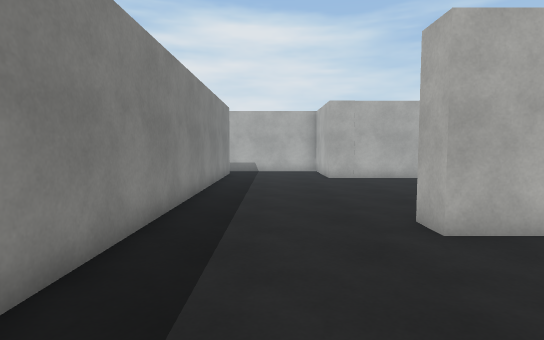
View 1 (above)

14 first-person views from a walk through a scene from a Unity 3-D project. The camera is 1.4 m above the floor, tilts 4° down and sees 80° across. The floor is counted in squares, 1 m on a side. Each view is taken from the middle of a square. On the plan, view 1 faces up. The plan holds only what a view shows up to about 15 squares ahead; the rest is blank. The place goes on beyond the plan. The player is left out. Surface patterns are stand-ins for the level's own textures.

View 2
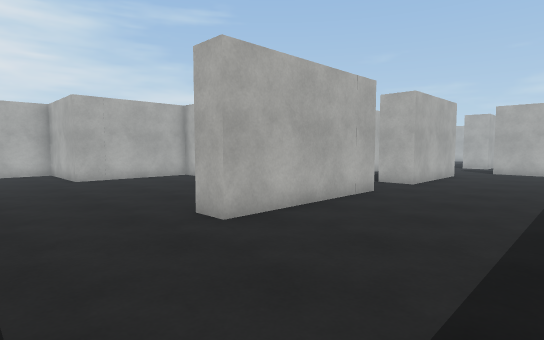

View 3
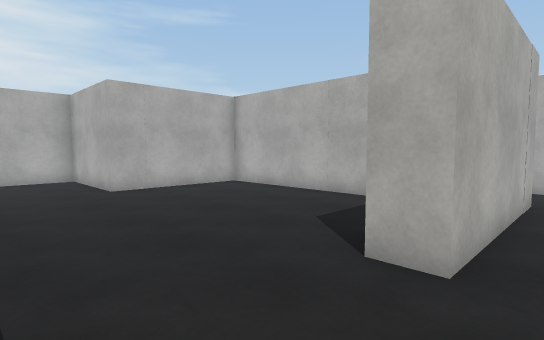

View 4
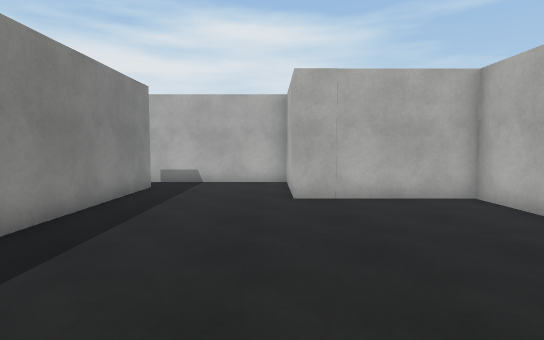

View 5
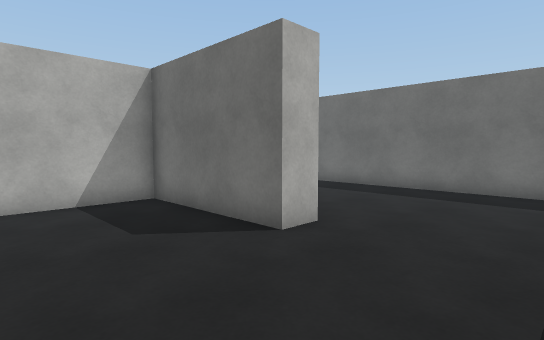

View 6
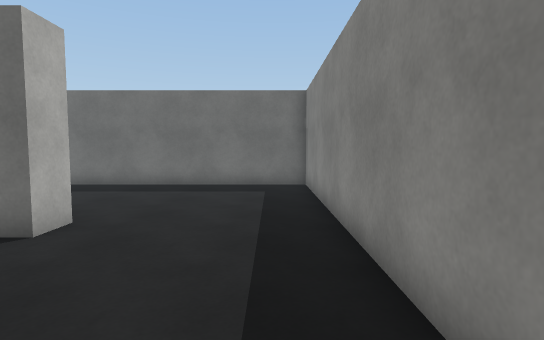

View 7
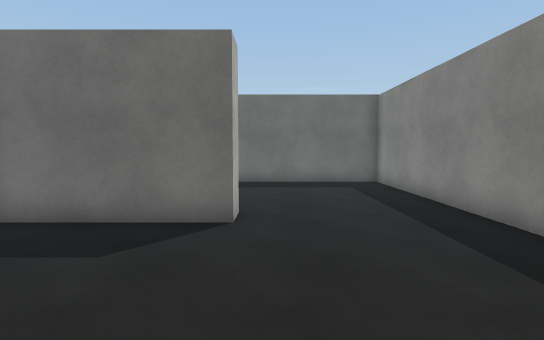

View 8
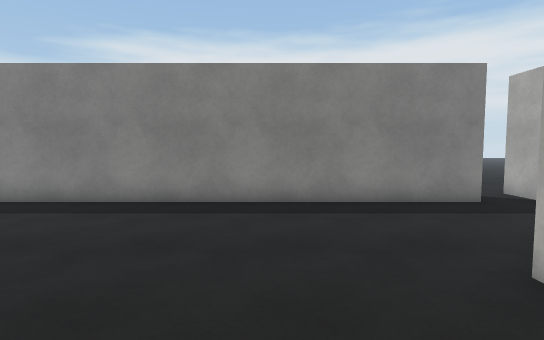

View 9
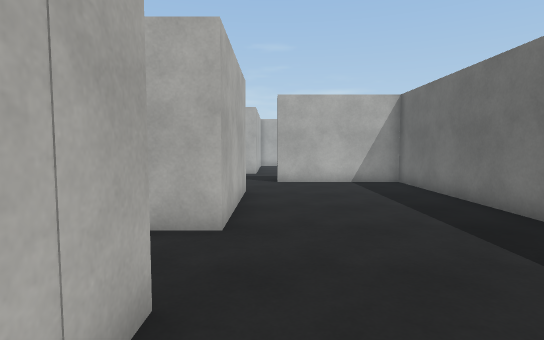

View 10
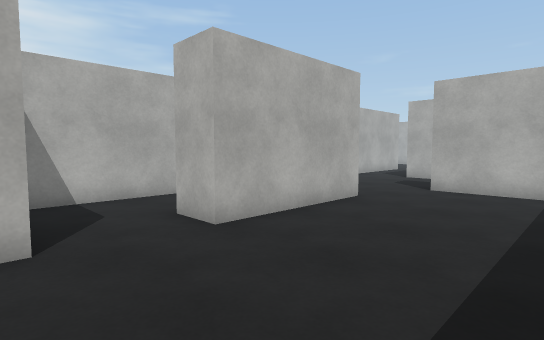

View 11
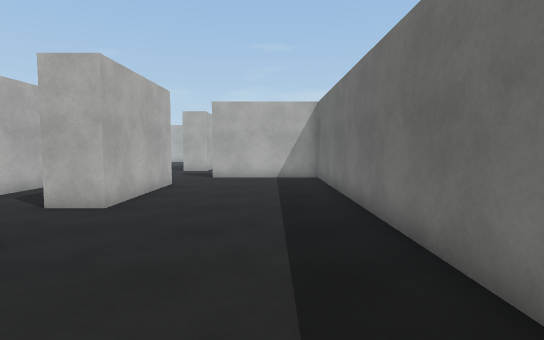

View 12
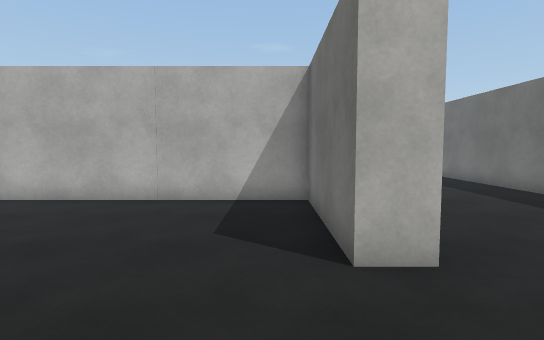

View 13
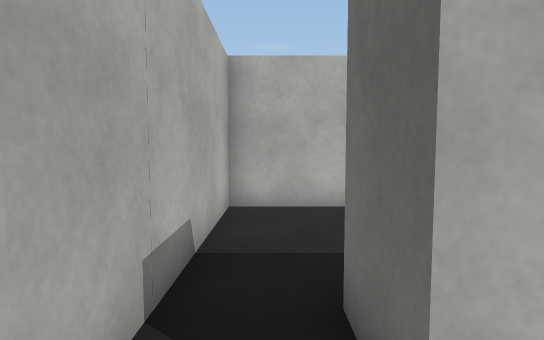

View 14
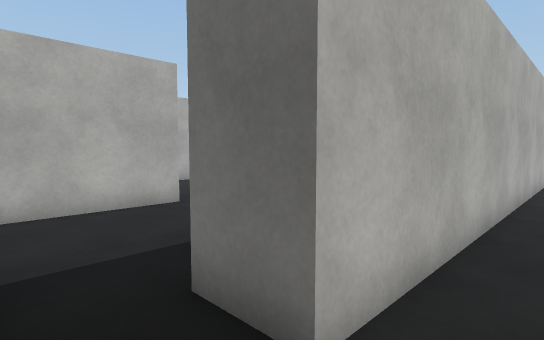

### Floor plan
Key: @ floor where view 1 was taken; # wall or solid block; . floor.
Columns run from 5 left of view 1 to 23 right of it. Each row starts with its distance up from view 1.
 19 .########
 18 . ......#
 17  ###....#
 16 .###....#
 15 .###....######
 14 .###.........#
 13 .###.........#
 12  ###.........#
 11  ###.........#
 10  ###.........#
  9  ###.........########
  8  ###.........# .....
  7  ###.........# ....      ...
  6  ###....###### ..#     .....#
  5  ###....#######..#####......#
  4    #....................#
  3    #....................#
  2    #....................#
  1    #....................#
  0    #.@..................#
 -1    ######################

Where each view was taken, in squares from view 1:
view 1: 0 up, 0 right, facing up
view 2: 0 up, 1 left, facing up-right
view 3: 4 up, 1 left, facing up-right
view 4: 6 up, 2 right, facing up
view 5: 10 up, 1 left, facing down-right
view 6: 11 up, 1 left, facing down
view 7: 12 up, 2 right, facing down
view 8: 12 up, 6 right, facing left
view 9: 4 up, 6 right, facing right
view 10: 0 up, 8 right, facing up-right
view 11: 1 up, 4 right, facing right
view 12: 7 up, 1 left, facing right
view 13: 18 up, 5 left, facing right
view 14: 19 up, 5 left, facing down-right
